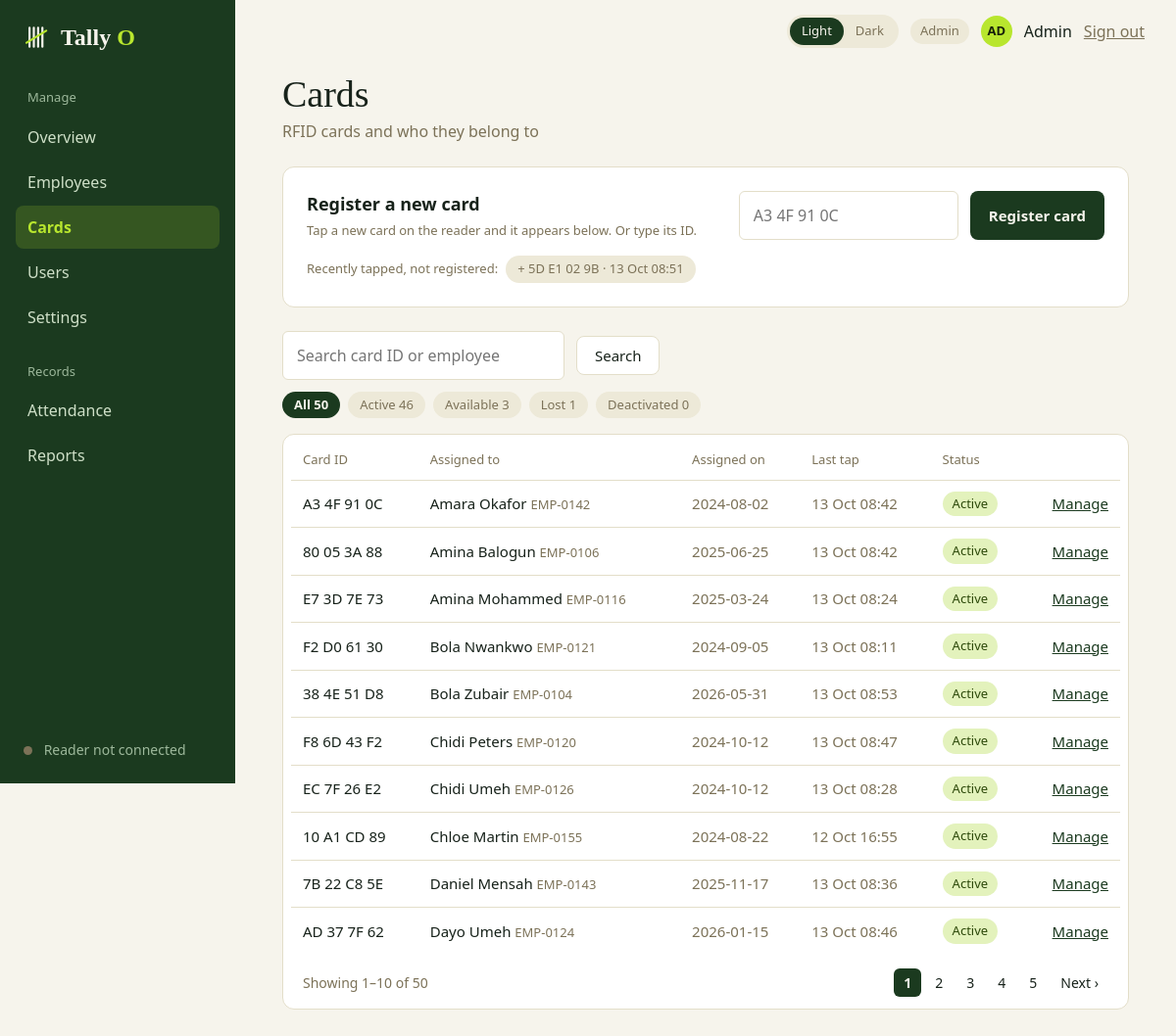
The page /admin/cards (signed in) on the database its author committed.
### tables this page shows
CREATE TABLE cards (
    id          INTEGER PRIMARY KEY,
    uid         TEXT NOT NULL UNIQUE,                   -- normalised: 'A3 4F 91 0C'
    employee_id INTEGER REFERENCES employees(id),
    status      TEXT NOT NULL DEFAULT 'available'
                CHECK (status IN ('available', 'active', 'lost', 'deactivated')),
    assigned_on TEXT,
    created_at  TEXT NOT NULL DEFAULT (datetime('now', 'localtime')),
    CHECK (status <> 'active'    OR employee_id IS NOT NULL),
    CHECK (status <> 'available' OR employee_id IS NULL)
);

CREATE TABLE employees (
    id            INTEGER PRIMARY KEY,
    employee_code TEXT    NOT NULL UNIQUE,              -- e.g. EMP-0142
    full_name     TEXT    NOT NULL,
    department    TEXT    NOT NULL,
    email         TEXT,
    joined_on     TEXT    NOT NULL,
    is_active     INTEGER NOT NULL DEFAULT 1 CHECK (is_active IN (0, 1))
);

### admin.py (the view)
@bp.route("/cards")
@admin_only
def cards():
    q = request.args.get("q", "").strip()[:60]
    status = request.args.get("status", "")
    if status not in queries.CARD_STATUSES:
        status = ""
    conn = db.get_db()
    return render_template(
        "admin_cards.html", result=queries.list_cards(conn, q, status, request.args.get("page", 1, type=int)),
        counts=queries.card_counts(conn), recent=card_service.recent_unregistered(conn),
        q=q, status=status, keep={"q": q or None, "status": status or None},
        today=date.today().isoformat(), **shell_context("Cards"))

### app.py (called while the page is built)
@app.context_processor
def inject_globals():
    return {"APP_NAME": APP_NAME, "APP_TAGLINE": APP_TAGLINE,
            "csrf_token": auth.csrf_token, "safe_url": safe_url,
            "reader": reader.status()}

@app.after_request
def no_store_when_signed_in(response):
    if "user" in session and request.endpoint != "static":
        response.headers["Cache-Control"] = "no-store"
    return response

### auth.py (called while the page is built)
def csrf_token():
    if "csrf" not in session:
        session["csrf"] = secrets.token_hex(16)
    return session["csrf"]

def login_required(view):
    @wraps(view)
    def wrapped(*args, **kwargs):
        user = session.get("user")
        if not user:
            return redirect(url_for("auth.login"))
        row = get_db().execute("SELECT is_active FROM users WHERE id = ?", (user["id"],)).fetchone()
        if row is None or not row["is_active"]:       # deactivated since they signed in
            session.clear()
            return redirect(url_for("auth.login"))
        return view(*args, **kwargs)
    return wrapped

def role_required(*roles):
    def decorator(view):
        @wraps(view)
        @login_required
        def wrapped(*args, **kwargs):
            if session["user"]["role"] not in roles:
                abort(403)
            return view(*args, **kwargs)
        return wrapped
    return decorator

### card_service.py (called while the page is built)
def recent_unregistered(db, limit=5):
    return db.execute("""
        SELECT card_uid, MAX(tapped_at) AS last_tap, COUNT(*) AS taps
        FROM tap_log
        WHERE result = 'unregistered' AND card_uid NOT IN (SELECT uid FROM cards)
        GROUP BY card_uid ORDER BY last_tap DESC LIMIT ?""", (limit,)).fetchall()

### db.py (called while the page is built)
def connect(path=DEFAULT_DB):
    Path(path).parent.mkdir(parents=True, exist_ok=True)
    conn = sqlite3.connect(str(path), isolation_level=None, timeout=10)  # we run transactions ourselves
    conn.row_factory = sqlite3.Row            # rows behave like dicts: row["name"]
    conn.execute("PRAGMA foreign_keys = ON")  # SQLite ignores foreign keys unless asked
    conn.execute("PRAGMA journal_mode = WAL") # readers don't block the writer
    return conn

def get_db():
    if "db" not in g:
        g.db = connect(current_app.config["DATABASE"])
    return g.db

### queries.py (called while the page is built, shortened)
def page_numbers(page, pages):
    if pages <= 7:
        return list(range(1, pages + 1))

### reader.py (called while the page is built)
def status():
    return {"connected": False, "port": None, "label": "Reader not connected"}

### templates/admin_cards.html (shortened to what this page needs)
{% extends "app_shell.html" %}
{% block content %}
  <h1 class="page-title">Cards</h1>
  <p class="muted mt-1">RFID cards and who they belong to</p>
  <section class="card card-pad mt-5">
    <div class="register">
      <div>
        <h2 class="section-title">Register a new card</h2>
        <p class="muted small mt-1">Tap a new card on the reader and it appears below. Or type its ID.</p>
      </div>
      <form class="register-form" method="post" action="{{ url_for('admin.card_register') }}">
        <input class="input" type="text" name="uid" placeholder="A3 4F 91 0C" autocomplete="off"
               spellcheck="false" aria-label="Card ID" required>
        <button class="btn" type="submit">Register card</button>
      </form>
    </div>
    {% if recent %}
      <div class="recent-list">
        <span class="muted small">Recently tapped, not registered:</span>
        {% for r in recent %}
          <form class="inline-form" method="post" action="{{ url_for('admin.card_register') }}">
            <button class="chip chip-button" type="submit" title="Register this card">+ {{ r.card_uid }} · {{ r.last_tap | when(today) }}</button>
          </form>
        {% endfor %}
      </div>
    {% endif %}
  </section>
  <form class="toolbar mt-5" method="get" action="{{ url_for('admin.cards') }}">
    <input class="input toolbar-search" type="search" name="q" value="{{ q }}"
           placeholder="Search card ID or employee" aria-label="Search cards">
    <button class="btn btn-secondary" type="submit">Search</button>
  </form>
  <div class="chips">
    <a class="chip" href="{{ url_for('admin.cards', q=q or None) }}" {% if not status %}aria-current="true"{% endif %}>All {{ counts.all }}</a>
    {% for key, label in (('active', 'Active'), ('available', 'Available'), ('lost', 'Lost'), ('deactivated', 'Deactivated')) %}
      <a class="chip" href="{{ url_for('admin.cards', q=q or None, status=key) }}" {% if status == key %}aria-current="true"{% endif %}>{{ label }} {{ counts[key] }}</a>
    {% endfor %}
  </div>
  <div class="card table-card mt-4">
    <table class="table">
      <thead><tr><th>Card ID</th><th>Assigned to</th><th>Assigned on</th><th>Last tap</th><th>Status</th><th></th></tr></thead>
      <tbody>
        {% for c in result.rows %}
          <tr>
            <td>{{ c.uid }}</td>
            <td>{% if c.owner %}{{ c.owner }} <span class="muted small">{{ c.owner_code }}</span>{% else %}<span class="muted">Unassigned</span>{% endif %}</td>
            <td class="muted">{{ c.assigned_on or '–' }}</td>
            <td class="muted">{{ c.last_tap | when(today) if c.last_tap else '–' }}</td>
            <td>
              {% if c.status == 'active' %}<span class="pill pill-ok">Active</span>
              {% elif c.status == 'lost' %}<span class="pill pill-bad">Lost</span>
              {% else %}<span class="pill">{{ c.status | capitalize }}</span>{% endif %}
            </td>
            <td class="right">
              {% if c.status == 'available' %}<a href="{{ url_for('admin.card_assign', card_id=c.id) }}">Assign</a>
              {% elif c.owner_id %}<a href="{{ url_for('admin.employee_card', employee_id=c.owner_id) }}">Manage</a>{% endif %}
            </td>
          </tr>
        {% else %}
          <tr><td colspan="6" class="empty-cell">No cards match your search.</td></tr>
        {% endfor %}
      </tbody>
    </table>
    {% if result.total %}
      <div class="pager">
        <span class="muted">Showing {{ result.first }}–{{ result.last }} of {{ result.total }}</span>
        {% if result.pages > 1 %}
          <nav aria-label="Pages">
            {% for n in result.numbers %}
              {% if n is none %}<span class="page muted">…</span>
              {% elif n == result.page %}<a href="#" aria-current="page">{{ n }}</a>
              {% else %}<a href="{{ url_for('admin.cards', page=n, **keep) }}">{{ n }}</a>{% endif %}
            {% endfor %}
            {% if result.page < result.pages %}<a href="{{ url_for('admin.cards', page=result.page + 1, **keep) }}">Next ›</a>{% endif %}
          </nav>
        {% endif %}
      </div>
    {% endif %}
  </div>
{% endblock %}

### static/css/base.css (style rules this page uses)
:root { --font-sans: Calibri, Carlito, "Segoe UI", system-ui, -apple-system, sans-serif; --font-serif: Charter, "Bitstream Charter", "Sitka Text", Cambria, Georgia, serif; --space-1: 0.25rem; --space-2: 0.5rem; --space-3: 0.75rem; --space-4: 1rem; --space-5: 1.5rem; --space-6: 2rem; --space-7: 3rem; --radius-sm: 6px; --radius-md: 8px; --radius-lg: 12px; --radius-pill: 999px; --sidebar-width: 240px; }
:root, html[data-theme="light"] { color-scheme: light; --bg: #F6F4EC; --surface: #FFFFFF; --text: #17221A; --muted: #7C7258; --subtle: #5C6558; --line: #E3DEC9; --soft: #EDE9D8; --primary: #1B3A1F; --on-primary: #F6F4EC; --accent: #B8E62E; --on-accent: #17200A; --link: #1B3A1F; --brand-accent: #7DB82A; --ring: rgba(27, 58, 31, 0.25); --ok-bg: #E3F2BC; --ok-fg: #2E4A0B; --late-bg: #F8E7BE; --late-fg: #6B4A08; --bad-bg: #F4DAD2; --bad-fg: #7A2E22; --sidebar-bg: #1B3A1F; --sidebar-text: #CFE0C8; --sidebar-muted: #9DB89B; --sidebar-active-bg: rgba(184, 230, 46, 0.16); --sidebar-active-text: #B8E62E; }
*, *::before, *::after { box-sizing: border-box; }
* { margin: 0; }
html { -webkit-text-size-adjust: 100%; }
body { font-family: var(--font-sans); font-size: 1rem; line-height: 1.5; color: var(--text); background: var(--bg); -webkit-font-smoothing: antialiased; }
button, input, select, textarea { font: inherit; color: inherit; }
a { color: var(--link); }
.page-title { font-family: var(--font-serif); font-weight: 400; font-size: 2.375rem; line-height: 1.1; }
.section-title { font-size: 1.125rem; font-weight: 700; }
.muted { color: var(--muted); }
.btn { display: inline-flex; align-items: center; justify-content: center; gap: var(--space-2); padding: 0.625rem 1.125rem; border: 1px solid transparent; border-radius: var(--radius-md); background: var(--primary); color: var(--on-primary); font-size: 0.9375rem; font-weight: 700; line-height: 1.2; text-decoration: none; cursor: pointer; }
.btn-secondary { background: var(--surface); color: var(--text); border-color: var(--line); font-weight: 400; }
.card { background: var(--surface); border: 1px solid var(--line); border-radius: var(--radius-lg); }
.card-pad { padding: var(--space-5); }
.table-card { padding: var(--space-4) var(--space-2) var(--space-2); overflow-x: auto; }
.pill { display: inline-block; padding: 0.1875rem 0.625rem; border-radius: var(--radius-pill); background: var(--soft); color: var(--muted); font-size: 0.8125rem; white-space: nowrap; }
.pill-ok { background: var(--ok-bg); color: var(--ok-fg); }
.table { width: 100%; border-collapse: collapse; font-size: 0.9375rem; }
.table th { padding: 0 0.75rem 0.625rem; text-align: left; font-size: 0.8125rem; font-weight: 400; color: var(--muted); }
.table td { padding: 0.6875rem 0.75rem; border-top: 1px solid var(--line); }
.input { width: 100%; padding: 0.75rem 0.875rem; background: var(--surface); border: 1px solid var(--line); border-radius: var(--radius-sm); }
.inline-form { display: inline; }
.mt-1 { margin-top: var(--space-1); }
.mt-4 { margin-top: var(--space-4); }

### rows shown on the page
cards: uid "A3 4F 91 0C", owner "Amara Okafor", owner_code "EMP-0142", assigned_on "2024-08-02", last_tap|when "13 Oct 08:42", status "Active"
cards: uid "80 05 3A 88", owner "Amina Balogun", owner_code "EMP-0106", assigned_on "2025-06-25", last_tap|when "13 Oct 08:42", status "Active"
cards: uid "E7 3D 7E 73", owner "Amina Mohammed", owner_code "EMP-0116", assigned_on "2025-03-24", last_tap|when "13 Oct 08:24", status "Active"
cards: uid "F2 D0 61 30", owner "Bola Nwankwo", owner_code "EMP-0121", assigned_on "2024-09-05", last_tap|when "13 Oct 08:11", status "Active"
cards: uid "38 4E 51 D8", owner "Bola Zubair", owner_code "EMP-0104", assigned_on "2026-05-31", last_tap|when "13 Oct 08:53", status "Active"
cards: uid "F8 6D 43 F2", owner "Chidi Peters", owner_code "EMP-0120", assigned_on "2024-10-12", last_tap|when "13 Oct 08:47", status "Active"
cards: uid "EC 7F 26 E2", owner "Chidi Umeh", owner_code "EMP-0126", assigned_on "2024-10-12", last_tap|when "13 Oct 08:28", status "Active"
cards: uid "10 A1 CD 89", owner "Chloe Martin", owner_code "EMP-0155", assigned_on "2024-08-22", last_tap|when "12 Oct 16:55", status "Active"
cards: uid "7B 22 C8 5E", owner "Daniel Mensah", owner_code "EMP-0143", assigned_on "2025-11-17", last_tap|when "13 Oct 08:36", status "Active"
cards: uid "AD 37 7F 62", owner "Dayo Umeh", owner_code "EMP-0124", assigned_on "2026-01-15", last_tap|when "13 Oct 08:46", status "Active"

### other values the page prints
{{ APP_NAME[:-1] }} "Tally"
{{ APP_NAME[-1]|upper }} "O"
{{ group.label }} "Manage" "Records"
{{ link.name }} "Overview" "Employees" "Cards" "Users" "Settings" "Attendance" "Reports"
{{ reader.label }} "Reader not connected"
{{ role_label }} "Admin"
{{ user_initials }} "AD"
{{ user_name }} "Admin"
{{ r.card_uid }} "5D E1 02 9B"
{{ r.last_tap | when(today) }} "13 Oct 08:51"
{{ counts.all }} "50"
{{ label }} "Active" "Available" "Lost" "Deactivated"
{{ counts[key] }} "46" "3" "1" "0"
{{ result.first }} "1"
{{ result.last }} "10"
